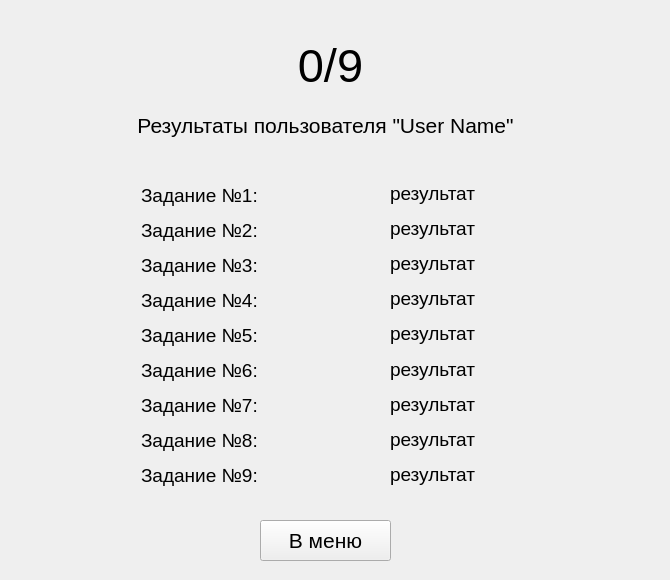
<?xml version="1.0" encoding="UTF-8"?>
<ui version="4.0">
 <class>Form</class>
 <widget class="QWidget" name="Form">
  <property name="geometry">
   <rect>
    <x>0</x>
    <y>0</y>
    <width>670</width>
    <height>580</height>
   </rect>
  </property>
  <property name="minimumSize">
   <size>
    <width>670</width>
    <height>580</height>
   </size>
  </property>
  <property name="maximumSize">
   <size>
    <width>670</width>
    <height>580</height>
   </size>
  </property>
  <property name="windowTitle">
   <string>Результаты тестирования</string>
  </property>
  <property name="windowIcon">
   <iconset>
    <normaloff>../images/cap.png</normaloff>../images/cap.png</iconset>
  </property>
  <property name="autoFillBackground">
   <bool>true</bool>
  </property>
  <widget class="QLabel" name="label">
   <property name="geometry">
    <rect>
     <x>270</x>
     <y>40</y>
     <width>121</width>
     <height>51</height>
    </rect>
   </property>
   <property name="font">
    <font>
     <pointsize>35</pointsize>
    </font>
   </property>
   <property name="text">
    <string>0/9</string>
   </property>
   <property name="alignment">
    <set>Qt::AlignCenter</set>
   </property>
  </widget>
  <widget class="QPushButton" name="buttonMain">
   <property name="geometry">
    <rect>
     <x>260</x>
     <y>520</y>
     <width>131</width>
     <height>41</height>
    </rect>
   </property>
   <property name="font">
    <font>
     <pointsize>16</pointsize>
    </font>
   </property>
   <property name="text">
    <string>В меню</string>
   </property>
  </widget>
  <widget class="QLabel" name="label_2">
   <property name="geometry">
    <rect>
     <x>80</x>
     <y>110</y>
     <width>491</width>
     <height>31</height>
    </rect>
   </property>
   <property name="font">
    <font>
     <pointsize>16</pointsize>
    </font>
   </property>
   <property name="text">
    <string>Результаты пользователя &quot;User Name&quot;</string>
   </property>
   <property name="alignment">
    <set>Qt::AlignCenter</set>
   </property>
  </widget>
  <widget class="QLabel" name="label_10">
   <property name="geometry">
    <rect>
     <x>141</x>
     <y>181</y>
     <width>141</width>
     <height>28</height>
    </rect>
   </property>
   <property name="font">
    <font>
     <pointsize>14</pointsize>
    </font>
   </property>
   <property name="text">
    <string>Задание №1:</string>
   </property>
  </widget>
  <widget class="QLabel" name="label_11">
   <property name="geometry">
    <rect>
     <x>141</x>
     <y>216</y>
     <width>141</width>
     <height>28</height>
    </rect>
   </property>
   <property name="font">
    <font>
     <pointsize>14</pointsize>
    </font>
   </property>
   <property name="text">
    <string>Задание №2:</string>
   </property>
  </widget>
  <widget class="QLabel" name="label_12">
   <property name="geometry">
    <rect>
     <x>141</x>
     <y>251</y>
     <width>141</width>
     <height>28</height>
    </rect>
   </property>
   <property name="font">
    <font>
     <pointsize>14</pointsize>
    </font>
   </property>
   <property name="text">
    <string>Задание №3:</string>
   </property>
  </widget>
  <widget class="QLabel" name="label_13">
   <property name="geometry">
    <rect>
     <x>141</x>
     <y>286</y>
     <width>141</width>
     <height>28</height>
    </rect>
   </property>
   <property name="font">
    <font>
     <pointsize>14</pointsize>
    </font>
   </property>
   <property name="text">
    <string>Задание №4:</string>
   </property>
  </widget>
  <widget class="QLabel" name="label_14">
   <property name="geometry">
    <rect>
     <x>141</x>
     <y>321</y>
     <width>141</width>
     <height>28</height>
    </rect>
   </property>
   <property name="font">
    <font>
     <pointsize>14</pointsize>
    </font>
   </property>
   <property name="text">
    <string>Задание №5:</string>
   </property>
  </widget>
  <widget class="QLabel" name="label_15">
   <property name="geometry">
    <rect>
     <x>141</x>
     <y>356</y>
     <width>141</width>
     <height>28</height>
    </rect>
   </property>
   <property name="font">
    <font>
     <pointsize>14</pointsize>
    </font>
   </property>
   <property name="text">
    <string>Задание №6:</string>
   </property>
  </widget>
  <widget class="QLabel" name="label_17">
   <property name="geometry">
    <rect>
     <x>141</x>
     <y>391</y>
     <width>141</width>
     <height>28</height>
    </rect>
   </property>
   <property name="font">
    <font>
     <pointsize>14</pointsize>
    </font>
   </property>
   <property name="text">
    <string>Задание №7:</string>
   </property>
  </widget>
  <widget class="QLabel" name="label_18">
   <property name="geometry">
    <rect>
     <x>141</x>
     <y>461</y>
     <width>141</width>
     <height>28</height>
    </rect>
   </property>
   <property name="font">
    <font>
     <pointsize>14</pointsize>
    </font>
   </property>
   <property name="text">
    <string>Задание №9:</string>
   </property>
  </widget>
  <widget class="QLabel" name="label_19">
   <property name="geometry">
    <rect>
     <x>141</x>
     <y>426</y>
     <width>141</width>
     <height>28</height>
    </rect>
   </property>
   <property name="font">
    <font>
     <pointsize>14</pointsize>
    </font>
   </property>
   <property name="text">
    <string>Задание №8:</string>
   </property>
  </widget>
  <widget class="QLabel" name="exersise_1">
   <property name="geometry">
    <rect>
     <x>390</x>
     <y>179</y>
     <width>151</width>
     <height>28</height>
    </rect>
   </property>
   <property name="font">
    <font>
     <pointsize>14</pointsize>
    </font>
   </property>
   <property name="text">
    <string>результат</string>
   </property>
  </widget>
  <widget class="QLabel" name="exersise_2">
   <property name="geometry">
    <rect>
     <x>390</x>
     <y>214</y>
     <width>141</width>
     <height>28</height>
    </rect>
   </property>
   <property name="font">
    <font>
     <pointsize>14</pointsize>
    </font>
   </property>
   <property name="text">
    <string>результат</string>
   </property>
  </widget>
  <widget class="QLabel" name="exersise_3">
   <property name="geometry">
    <rect>
     <x>390</x>
     <y>249</y>
     <width>161</width>
     <height>28</height>
    </rect>
   </property>
   <property name="font">
    <font>
     <pointsize>14</pointsize>
    </font>
   </property>
   <property name="text">
    <string>результат</string>
   </property>
  </widget>
  <widget class="QLabel" name="exersise_4">
   <property name="geometry">
    <rect>
     <x>390</x>
     <y>284</y>
     <width>171</width>
     <height>28</height>
    </rect>
   </property>
   <property name="font">
    <font>
     <pointsize>14</pointsize>
    </font>
   </property>
   <property name="text">
    <string>результат</string>
   </property>
  </widget>
  <widget class="QLabel" name="exersise_5">
   <property name="geometry">
    <rect>
     <x>390</x>
     <y>319</y>
     <width>161</width>
     <height>28</height>
    </rect>
   </property>
   <property name="font">
    <font>
     <pointsize>14</pointsize>
    </font>
   </property>
   <property name="text">
    <string>результат</string>
   </property>
  </widget>
  <widget class="QLabel" name="exersise_6">
   <property name="geometry">
    <rect>
     <x>390</x>
     <y>425</y>
     <width>151</width>
     <height>28</height>
    </rect>
   </property>
   <property name="font">
    <font>
     <pointsize>14</pointsize>
    </font>
   </property>
   <property name="text">
    <string>результат</string>
   </property>
  </widget>
  <widget class="QLabel" name="exersise_7">
   <property name="geometry">
    <rect>
     <x>390</x>
     <y>390</y>
     <width>151</width>
     <height>28</height>
    </rect>
   </property>
   <property name="font">
    <font>
     <pointsize>14</pointsize>
    </font>
   </property>
   <property name="text">
    <string>результат</string>
   </property>
  </widget>
  <widget class="QLabel" name="exersise_8">
   <property name="geometry">
    <rect>
     <x>390</x>
     <y>355</y>
     <width>161</width>
     <height>28</height>
    </rect>
   </property>
   <property name="font">
    <font>
     <pointsize>14</pointsize>
    </font>
   </property>
   <property name="text">
    <string>результат</string>
   </property>
  </widget>
  <widget class="QLabel" name="exersise_9">
   <property name="geometry">
    <rect>
     <x>390</x>
     <y>460</y>
     <width>151</width>
     <height>28</height>
    </rect>
   </property>
   <property name="font">
    <font>
     <pointsize>14</pointsize>
    </font>
   </property>
   <property name="text">
    <string>результат</string>
   </property>
  </widget>
 </widget>
 <resources/>
 <connections/>
</ui>
